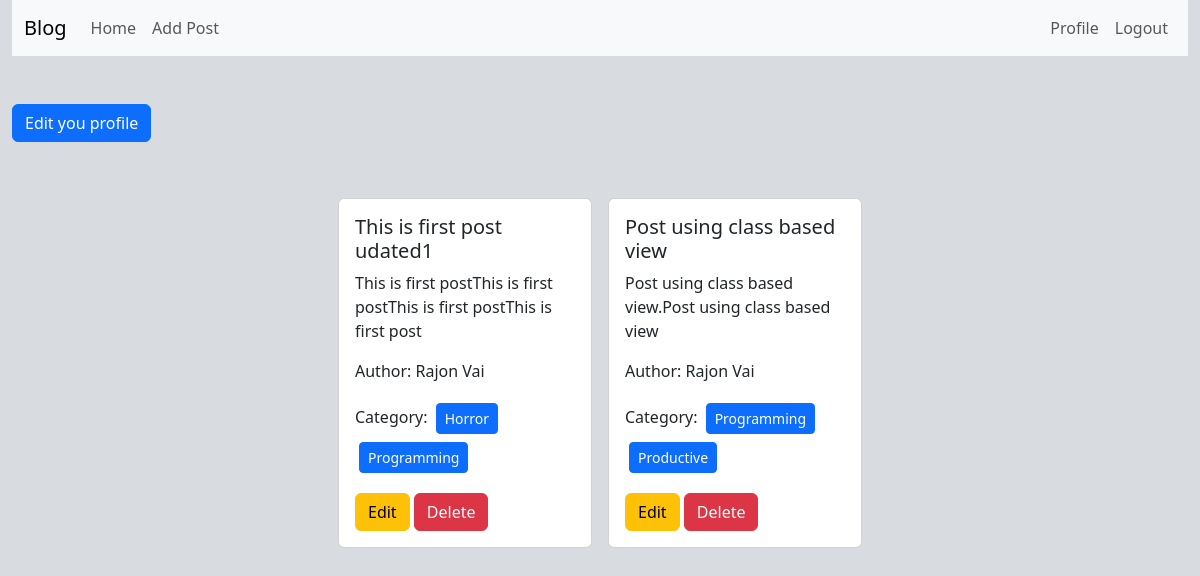
The page /author/profile/ (signed in) on the database as committed earlier.
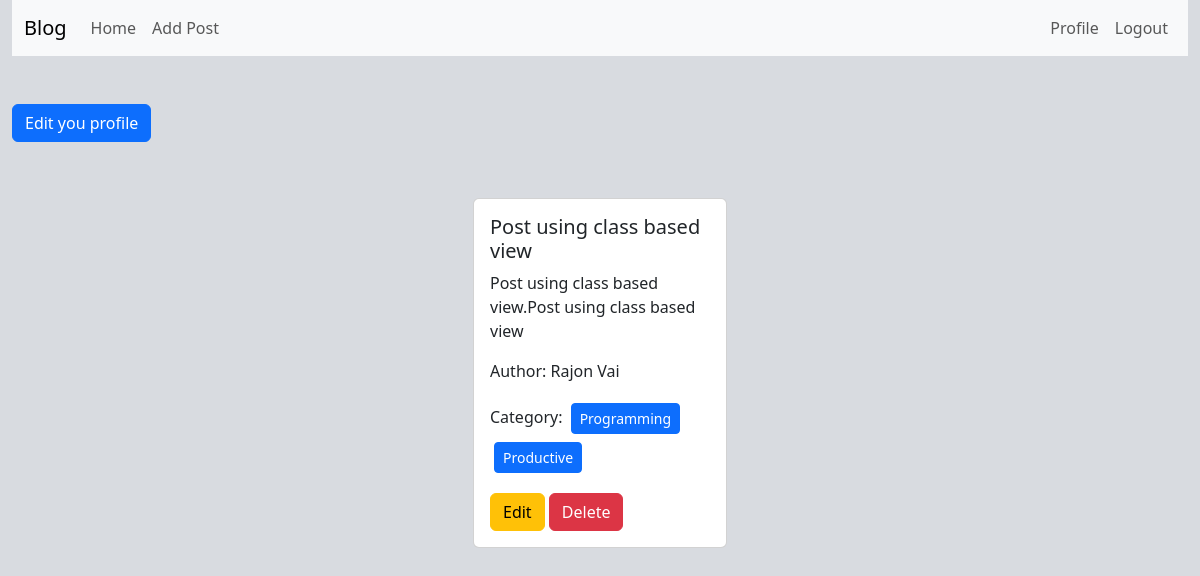
The same page on the database as committed later.
### posts/models.py (models this page shows, shortened)
class Post(models.Model):
    title= models.CharField(max_length=50)
    content = models.TextField()
    category = models.ManyToManyField(Category) #ekta post multiple category te thakte pare abar ekta categoryte multiple post thakte pare
    author = models.ForeignKey(User, on_delete=models.CASCADE)
    image = models.ImageField(upload_to='uploads/', blank= True, null=True)

### categories/models.py (models this page shows, shortened)
class Category(models.Model):
    name= models.CharField(max_length=100)
    slug = models.SlugField(max_length=100, unique=True, null = True, blank=True)

### author/views.py (the view)
# urls.py: path('profile/', views.profile, name='profile'),
@login_required
def profile(request):
    data = Post.objects.filter(author = request.user)
    return render(request, 'profile.html', {'data':data})

### author/templates/profile.html
{% extends 'base.html' %}
{% load crispy_forms_tags %}
{% block content %}
<div>
    <a class="btn btn-primary mt-5" href={% url 'edit_profile' %}>Edit you profile</a>
</div>
<div class="d-flex flex-wrap justify-content-center px-5 pt-5">
    {% for post in data %}
    <div class="col-sm-3">
        <div class="card m-2">
          <div class="card-body">
            <h5 class="card-title">{{post.title}}</h5>
            <p class="card-text">
                {{post.content | slice:"100"}}
            </p>
            <p>Author: {{post.author.first_name}} {{post.author.last_name}}</p>
            <p>Category:
                {% for cat in post.category.all %}
                <button class='btn btn-primary btn-sm m-1'>
                    {{cat.name}}
                </button>
                {% endfor %}
            </p>
            <a href={% url 'edit_post' post.id %} class="btn btn-warning">Edit</a>
            <a href={% url 'delete_post' post.id %} class="btn btn-danger">Delete</a>
          </div>
        </div>
      </div>
    {% endfor %}
  </div>
{% endblock %}

Rows that differ between the two databases and show on the page:
removed Post: title "This is first post udated1", content "This is first postThis is first postThis is first postThis is first post", author.first_name "Rajon", author.last_name "Vai", Category (name "Programming")
no longer on this page (row unchanged): Category: name "Horror", shown under "This is first post udated1"
